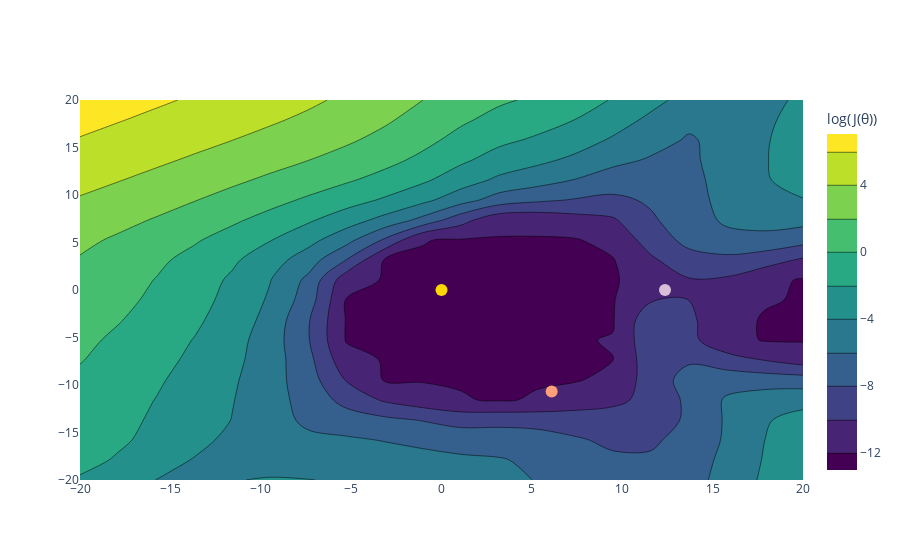

Here is the notebook cell this chart was saved with:
### Code cell
fig_cont = plot_contour(vals, grid_arr, meta_data, update_layout=False)
fig_cont.show()

### Figure 1 — Plotly figure (JSON) as saved in the notebook; plotly's stock layout.template omitted (floating-point values rounded to 4 significant figures; data arrays with more than 128 entries replaced by an {"elided": "..."} marker saying what was removed)
{"data": [{"colorbar": {"title": {"text": "log(J(θ))"}}, "colorscale": [[0, "#440154"], [0.1111, "#482878"], [0.2222, "#3e4989"], [0.3333, "#31688e"], [0.4444, "#26828e"], [0.5556, "#1f9e89"], [0.6667, "#35b779"], [0.7778, "#6ece58"], [0.8889, "#b5de2b"], [1, "#fde725"]], "type": "contour", "x": [-20, -17.89, -15.79, -13.68, -11.58, -9.474, -7.368, -5.263, -3.158, -1.053, 1.053, 3.158, 5.263, 7.368, 9.474, 11.58, 13.68, 15.79, 17.89, 20], "y": [-20, -17.89, -15.79, -13.68, -11.58, -9.474, -7.368, -5.263, -3.158, -1.053, 1.053, 3.158, 5.263, 7.368, 9.474, 11.58, 13.68, 15.79, 17.89, 20], "z": {"elided": "20x20 float values"}}, {"marker": {"color": "gold", "size": 12}, "showlegend": false, "type": "scatter", "x": [0], "y": [0]}, {"marker": {"color": "thistle", "size": 12}, "showlegend": false, "type": "scatter", "x": [12.37], "y": [1.304e-08]}, {"marker": {"color": "lightsalmon", "size": 12}, "showlegend": false, "type": "scatter", "x": [6.095], "y": [-10.67]}], "layout": {}}
